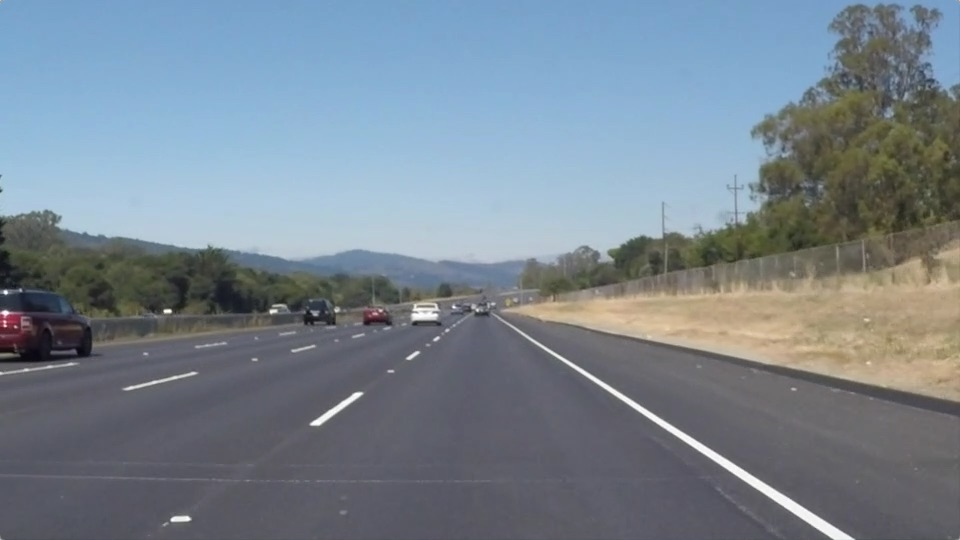
#> input picture CarND-LaneLines-P1/test_images/solidWhiteRight.jpg, 960 x 540 px
$ jupyter execute --allow-errors P1.ipynb   (shell and % lines are left out)
#> lines starting #> are read from the running program, lines starting #| are printed output that depends on the picture; after the words box and inside, x2 and y2 are one past the last pixel; in counts of white or black regions, pixels touching at a corner belong together
# **Finding Lane Lines on the Road**
***
In this project, you will use the tools you learned about in the lesson to identify lane lines on the road.  You can develop your pipeline on a series of individual images, and later apply the result to a video stream (really just a series of images). Check out the video clip "raw-lines-example.mp4" (also contained in this repository) to see what the output should look like after using the helper functions below.

Once you have a result that looks roughly like "raw-lines-example.mp4", you'll need to get creative and try to average and/or extrapolate the line segments you've detected to map out the full extent of the lane lines.  You can see an example of the result you're going for in the video "P1_example.mp4".  Ultimately, you would like to draw just one line for the left side of the lane, and one for the right.

---
Let's have a look at our first image called 'test_images/solidWhiteRight.jpg'.  Run the 2 cells below (hit Shift-Enter or the "play" button above) to display the image.

**Note** If, at any point, you encounter frozen display windows or other confounding issues, you can always start again with a clean slate by going to the "Kernel" menu above and selecting "Restart & Clear Output".

---

**The tools you have are color selection, region of interest selection, grayscaling, Gaussian smoothing, Canny Edge Detection and Hough Tranform line detection.  You  are also free to explore and try other techniques that were not presented in the lesson.  Your goal is piece together a pipeline to detect the line segments in the image, then average/extrapolate them and draw them onto the image for display (as below).  Once you have a working pipeline, try it out on the video stream below.**

---

<figure>

 <figcaption>
 <p></p>
 <p style="text-align: center;"> Your output should look something like this (above) after detecting line segments using the helper functions below </p>
 </figcaption>
</figure>
 <p></p>
<figure>

 <figcaption>
 <p></p>
 <p style="text-align: center;"> Your goal is to connect/average/extrapolate line segments to get output like this</p>
 </figcaption>
</figure>

[cell 1]
#importing some useful packages
import matplotlib.pyplot as plt
import matplotlib.image as mpimg
import numpy as np
import cv2

[cell 2]
#reading in an image
image = mpimg.imread('test_images/solidWhiteRight.jpg')
#> image is the input picture: shape (540, 960, 3); mean R, G, B 120.3, 132.6, 143.7
#printing out some stats and plotting
print('This image is:', type(image), 'with dimesions:', image.shape)
#| This image is: <class 'numpy.ndarray'> with dimesions: (540, 960, 3)
plt.imshow(image)  # if you wanted to show a single color channel image called 'gray', for example, call as plt.imshow(gray, cmap='gray')

**Some OpenCV functions (beyond those introduced in the lesson) that might be useful for this project are:**

`cv2.inRange()` for color selection
`cv2.fillPoly()` for regions selection
`cv2.line()` to draw lines on an image given endpoints
`cv2.addWeighted()` to coadd / overlay two images
`cv2.cvtColor()` to grayscale or change color
`cv2.imwrite()` to output images to file
`cv2.bitwise_and()` to apply a mask to an image

**Check out the OpenCV documentation to learn about these and discover even more awesome functionality!**

Below are some helper functions to help get you started. They should look familiar from the lesson!

[cell 3]
import math

def grayscale(img):
    """Applies the Grayscale transform
    This will return an image with only one color channel
    but NOTE: to see the returned image as grayscale
    (assuming your grayscaled image is called 'gray')
    you should call plt.imshow(gray, cmap='gray')"""
    return cv2.cvtColor(img, cv2.COLOR_RGB2GRAY)
    # Or use BGR2GRAY if you read an image with cv2.imread()
    # return cv2.cvtColor(img, cv2.COLOR_BGR2GRAY)

def canny(img, low_threshold, high_threshold):
    """Applies the Canny transform"""
    return cv2.Canny(img, low_threshold, high_threshold)

def gaussian_blur(img, kernel_size):
    """Applies a Gaussian Noise kernel"""
    return cv2.GaussianBlur(img, (kernel_size, kernel_size), 0)

def region_of_interest(img, vertices):
    """
    Applies an image mask.

    Only keeps the region of the image defined by the polygon
    formed from `vertices`. The rest of the image is set to black.
    """
    #defining a blank mask to start with
    mask = np.zeros_like(img)

    #defining a 3 channel or 1 channel color to fill the mask with depending on the input image
    if len(img.shape) > 2:
        channel_count = img.shape[2]  # i.e. 3 or 4 depending on your image
        ignore_mask_color = (255,) * channel_count
    else:
        ignore_mask_color = 255

    #filling pixels inside the polygon defined by "vertices" with the fill color
    cv2.fillPoly(mask, vertices, ignore_mask_color)

    #returning the image only where mask pixels are nonzero
    masked_image = cv2.bitwise_and(img, mask)
    return masked_image


# [20 lines left out: function draw_lines, not called in this run]

def draw_lines_2(img, lines, color=[255, 0, 0], thickness=20):
    left_line=np.array([0,0,0,0])
    lnum=0
    right_line=np.array([0,0,0,0])
    rnum=0
    for line in lines:
        for x1,y1,x2,y2 in line:
            if ((y2-y1)/(x2-x1)) <= -0.5:
                left_line+=np.array([x1,y1,x2,y2])
                lnum+=1
            elif ((y2-y1)/(x2-x1)) >= 0.5:
                right_line+=np.array([x1,y1,x2,y2])
                rnum+=1
    left_line = left_line/lnum
    right_line = right_line/rnum
    for xl1, yl1, xl2, yl2 in [left_line.astype(int).tolist()]:

        point_left_bottom = get_cross_ponit(0,img.shape[0],img.shape[1],img.shape[0],xl1, yl1, xl2, yl2)
        point_left_top = get_cross_ponit(0,0.6*img.shape[0],img.shape[1],0.6*img.shape[0],xl1, yl1, xl2, yl2)
        if point_left_bottom != (0,0) and point_left_top != (0,0):
            cv2.line(img, point_left_bottom, point_left_top, color, thickness)
#         cv2.line(img, (xl1, yl1), (xl2, yl2), color, thickness)

    for xr1, yr1, xr2, yr2 in [right_line.astype(int).tolist()]:
        point_right_bottom = get_cross_ponit(0,img.shape[0],img.shape[1],img.shape[0],xr1, yr1, xr2, yr2)
        point_right_top = get_cross_ponit(0,0.6*img.shape[0],img.shape[1],0.6*img.shape[0],xr1, yr1, xr2, yr2)
        if point_right_bottom != (0,0) and point_right_top != (0,0):
            cv2.line(img, point_right_bottom, point_right_top, color, thickness)

#         cv2.line(img, (xr1, yr1), (xr2, yr2), color, thickness)

def get_cross_ponit(x1,y1,x2,y2,x3,y3,x4,y4):
    if ((x3 - x4) * (y1 - y2) - (x1 - x2) * (y3 - y4)) != 0 and ((y1 - y2) * (x3 - x4) - (x1 - x2) * (y3 - y4)) != 0:
        x = ((x1 - x2) * (x3 * y4 - x4 * y3) - (x3 - x4) * (x1 * y2 - x2 * y1)) / ((x3 - x4) * (y1 - y2) - (x1 - x2) * (y3 - y4))
        y = ((y1 - y2) * (x3 * y4 - x4 * y3) - (x1 * y2 - x2 * y1) * (y3 - y4)) / ((y1 - y2) * (x3 - x4) - (x1 - x2) * (y3 - y4))
    else:
        x=0
        y=0
    return (int(x),int(y))

def hough_lines(img, rho, theta, threshold, min_line_len, max_line_gap):
    """
    `img` should be the output of a Canny transform.

    Returns an image with hough lines drawn.
    """
    lines = cv2.HoughLinesP(img, rho, theta, threshold, np.array([]), minLineLength=min_line_len, maxLineGap=max_line_gap)
    line_img = np.zeros((img.shape[0], img.shape[1], 3), dtype=np.uint8)
    draw_lines_2(line_img, lines)
    return line_img

# Python 3 has support for cool math symbols.

def weighted_img(img, initial_img, α=0.8, β=1., λ=0.):
    """
    `img` is the output of the hough_lines(), An image with lines drawn on it.
    Should be a blank image (all black) with lines drawn on it.

    `initial_img` should be the image before any processing.

    The result image is computed as follows:

    initial_img * α + img * β + λ
    NOTE: initial_img and img must be the same shape!
    """
    return cv2.addWeighted(initial_img, α, img, β, λ)

## Test on Images

Now you should build your pipeline to work on the images in the directory "test_images"
**You should make sure your pipeline works well on these images before you try the videos.**

[cell 4]
import os
os.listdir("test_images/")

run your solution on all test_images and make copies into the test_images directory).

[cell 5]
# TODO: Build your pipeline that will draw lane lines on the test_images
# then save them to the test_images directory.
def process_test_image(test_image):
    image = mpimg.imread(test_image)
    gray = grayscale(image)

    kernel_size = 5
    blur_gray = gaussian_blur(image, kernel_size)

    low_threshold = 50
    high_threshold = 150
    edges = canny(blur_gray, low_threshold, high_threshold)


    imshape = image.shape

    vertices = np.array([[(imshape[1]/6,imshape[0]),(2*imshape[1]/5, 0.6*imshape[0]), (3*imshape[1]/5, 0.6*imshape[0]), (5*imshape[1]/6,imshape[0])]], dtype=np.int32)
    masked_edges = region_of_interest(edges, vertices)

    rho = 2
    theta = np.pi/180
    threshold = 12
    min_line_len = 35
    max_line_gap = 150

    line_image = hough_lines(masked_edges, rho, theta, threshold, min_line_len, max_line_gap)

    color_edges = np.dstack((edges, edges, edges))

    lines_edges = weighted_img(line_image, image)
    plt.imshow(lines_edges)

process_test_image("test_images/whiteCarLaneSwitch.jpg")
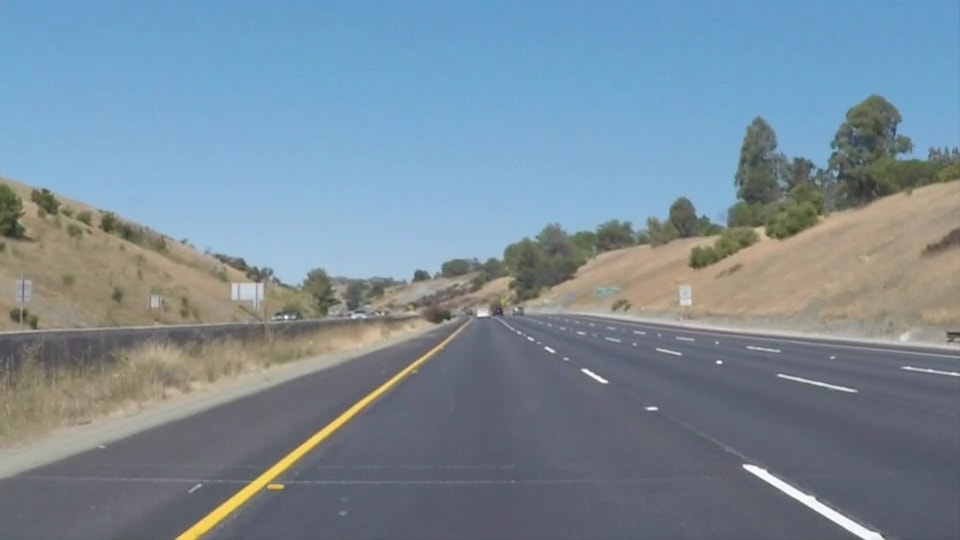
#> input picture CarND-LaneLines-P1/test_images/whiteCarLaneSwitch.jpg, 960 x 540 px
#> in process_test_image, image is the input picture: shape (540, 960, 3); mean R, G, B 121.2, 139.4, 152.9
#> in grayscale, `return cv2.cvtColor(img, cv2.COLOR_RGB2GRAY)`:
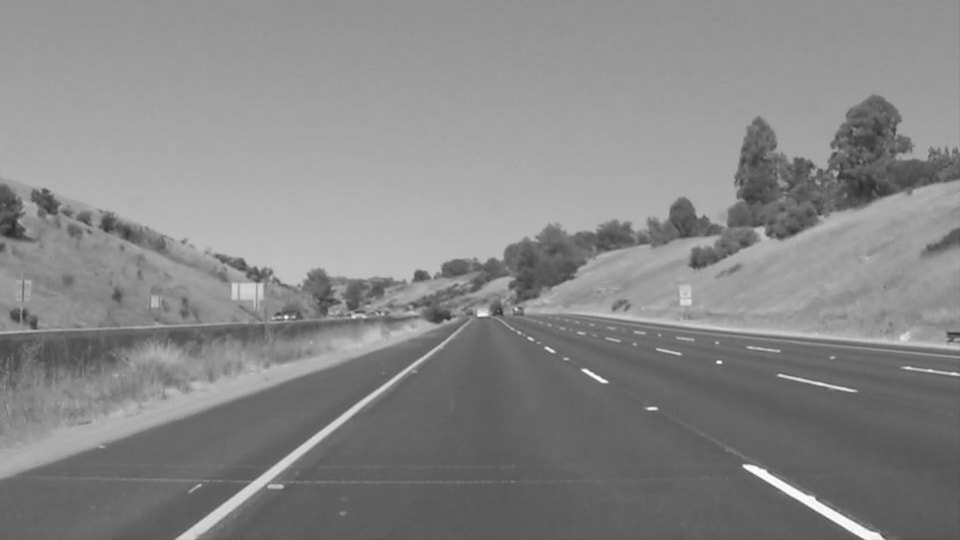
#> returned value: shape (540, 960); min 42, max 255, mean 135.5
#> in gaussian_blur, `return cv2.GaussianBlur(img, (kernel_size, kernel_size), 0)`:
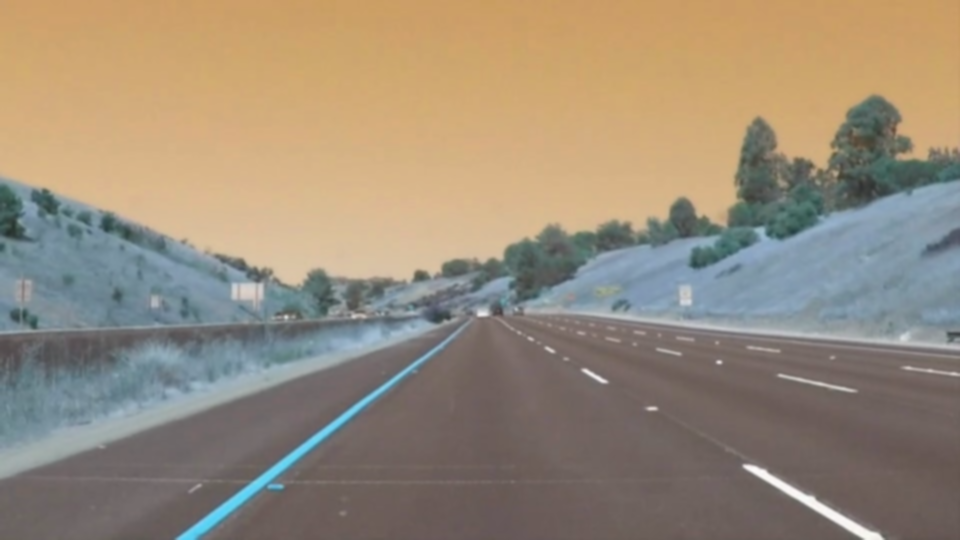
#> returned value: shape (540, 960, 3); mean of channels 0, 1, 2 121.2, 139.4, 152.9; drawn as B, G, R
#> in canny, `return cv2.Canny(img, low_threshold, high_threshold)`:
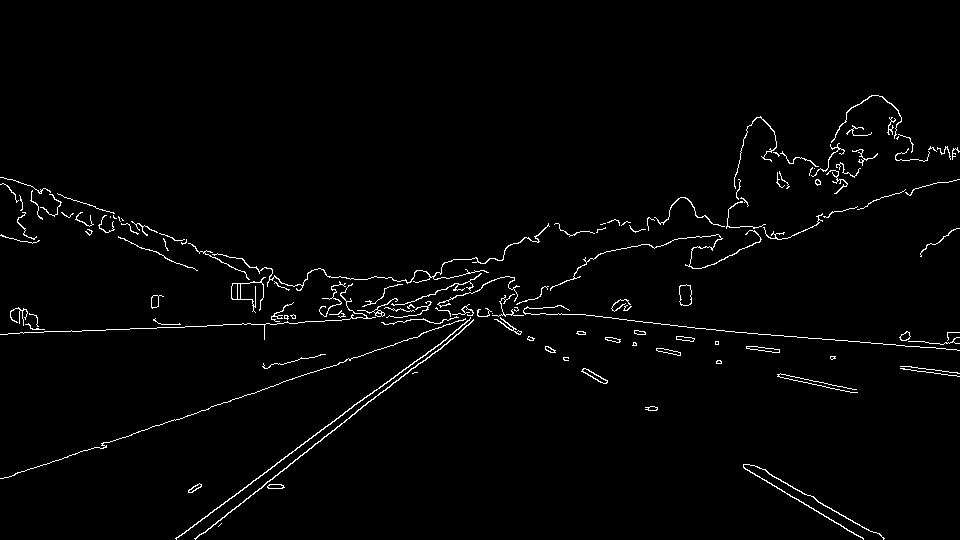
#> returned value: shape (540, 960); 1.8% white in thin lines or dots, all inside (x1, y1, x2, y2) = (0, 95, 960, 540)
#> in region_of_interest, `cv2.fillPoly(mask, vertices, ignore_mask_color)`:
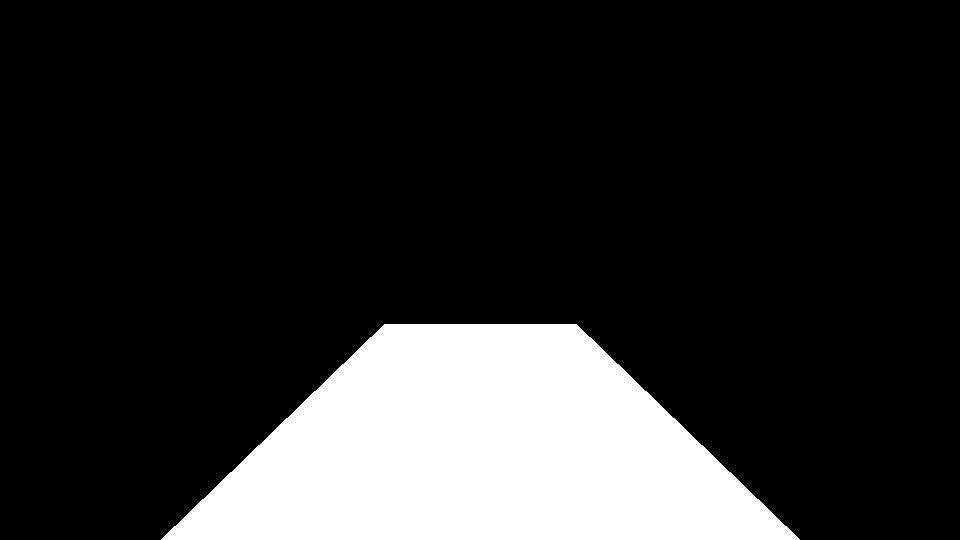
#> mask: shape (540, 960); 17.3% white; 1 white region, box (x1, y1, x2, y2) and area: (161, 324, 800, 540) 89864
#> in region_of_interest, `masked_image = cv2.bitwise_and(img, mask)`:
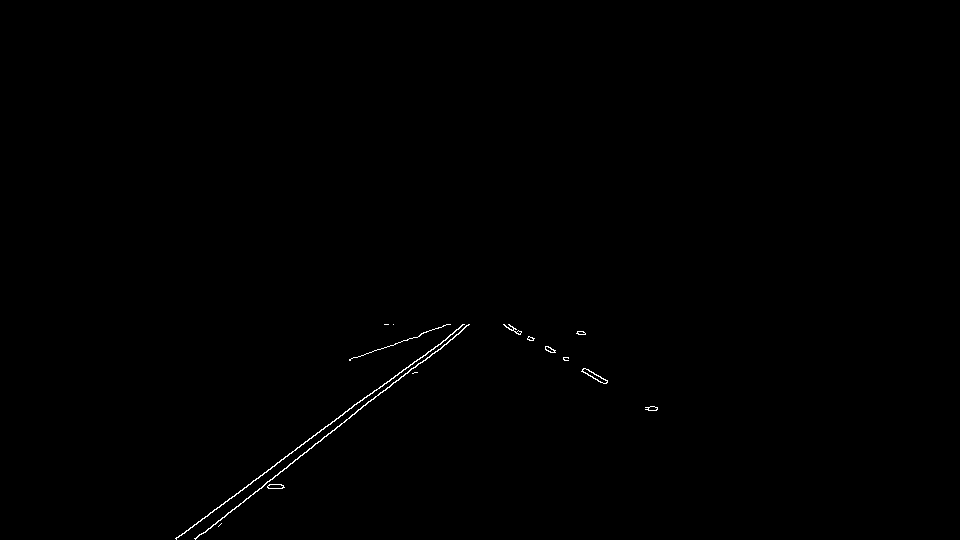
#> masked_image: shape (540, 960); 0.27% white in thin lines or dots, all inside (x1, y1, x2, y2) = (175, 324, 658, 540)
#> in hough_lines, `lines = cv2.HoughLinesP(img, rho, theta, threshold, np.array([]), minL..`: lines = 22 rows, first 6: [195, 539, 469, 324], [207, 516, 462, 324], [508, 324, 651, 410], [349, 360, 450, 324], [176, 539, 229, 498], [548, 346, 655, 410]
#> the loop in draw_lines_2, `for line in lines:` made 22 passes
#> line on passes 1 to 12: [[195, 539, 469, 324]], [[207, 516, 462, 324]], [[508, 324, 651, 410]], [[349, 360, 450, 324]], [[176, 539, 229, 498]], [[548, 346, 655, 410]], [[278, 488, 414, 361]], [[504, 324, 648, 410]], [[203, 533, 460, 332]], [[272, 488, 410, 364]], [[384, 324, 583, 331]], [[199, 534, 466, 325]]
#> after the loop in draw_lines_2, `for line in lines:`: left_line = [2929, 6000, 4936, 4385]; lnum = 12; right_line = [3731, 2343, 4416, 2774]; rnum = 7
#> in draw_lines_2, `left_line = left_line/lnum`: left_line = [244.1, 500, 411.3, 365.4]
#> in draw_lines_2, `right_line = right_line/rnum`: right_line = [533, 334.7, 630.9, 396.3]
#> the loop in draw_lines_2, `for xl1, yl1, xl2, yl2 in [left_line.astype(int).tolist()]: ` made 1 pass
#> (xl1, yl1, xl2, yl2, point_left_bottom, point_left_top) on pass 1: (244, 500, 411, 365, (194, 540), (461, 324))
#> the loop in draw_lines_2, `for xr1, yr1, xr2, yr2 in [right_line.astype(int).tolist()]:` made 1 pass
#> (xr1, yr1, xr2, yr2, point_right_bottom, point_right_top) on pass 1: (533, 334, 630, 396, (855, 540), (517, 324))
#> after the loop in draw_lines_2, `for xr1, yr1, xr2, yr2 in [right_line.astype(int).tolist()]:`:
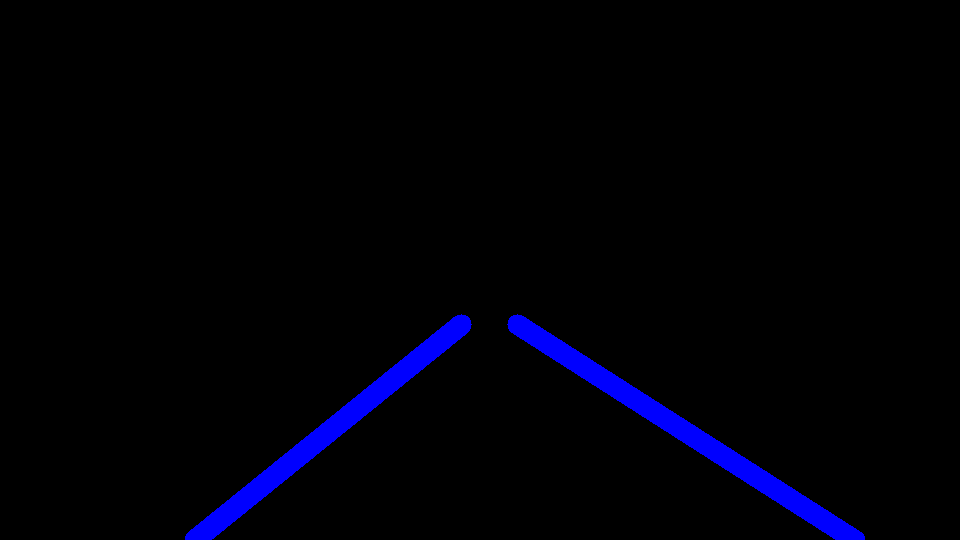
#> img: shape (540, 960, 3); mean of channels 0, 1, 2 7.7, 0, 0; drawn as B, G, R
#> in weighted_img, `return cv2.addWeighted(initial_img, α, img, β, λ)`:
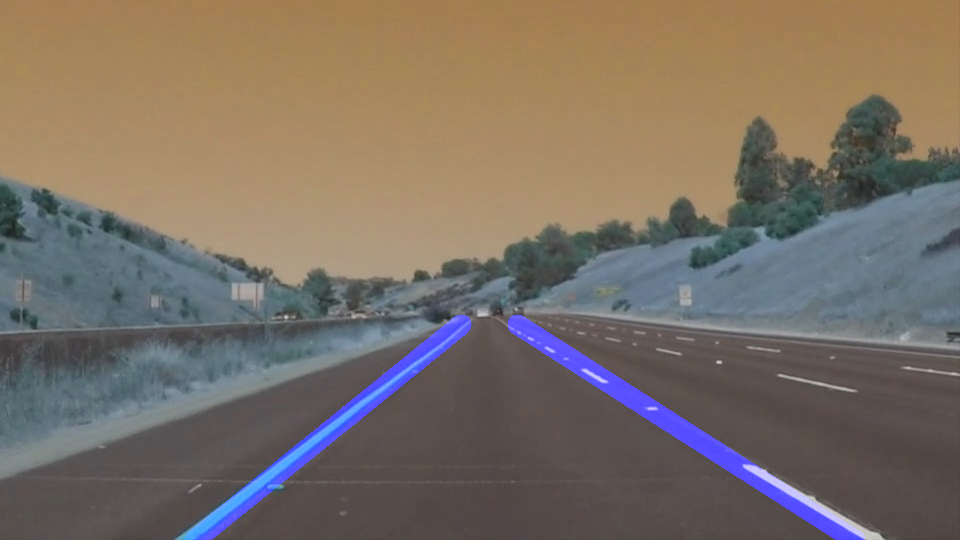
#> returned value: shape (540, 960, 3); mean of channels 0, 1, 2 101.4, 111.5, 122.3; drawn as B, G, R
